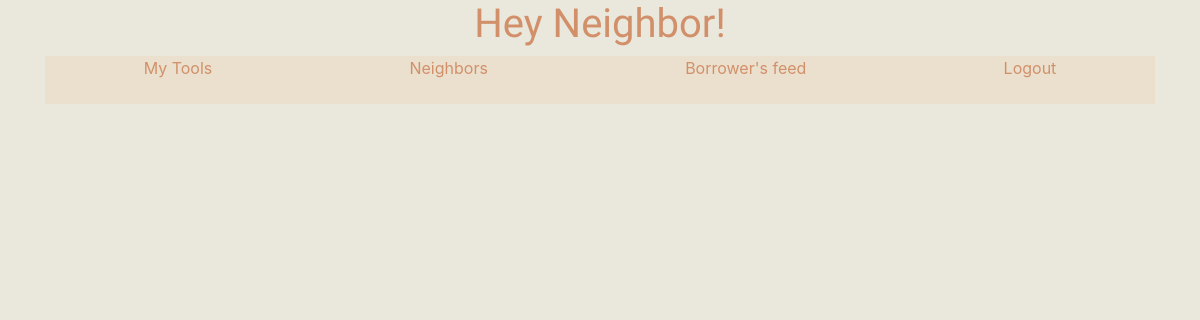
Before: /borrower_feed/ (signed in) with the older database file.
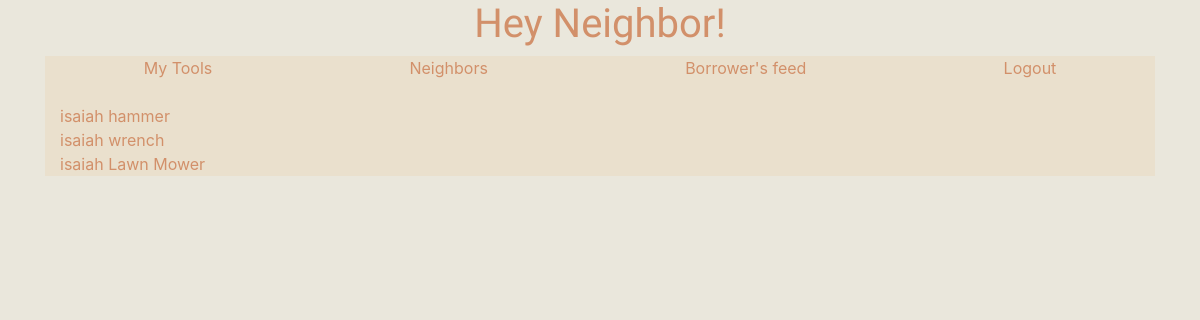
After: the same page with the newer database file.
### tools/models.py (models this page shows)
class Tool(models.Model):
    HAND_TOOL = "HAND TOOL"
    GARDEN_TOOL = "GARDEN TOOL"
    POWER_TOOL = "POWER TOOL"
    Type_Choices = [
        (HAND_TOOL,"Hand Tool"),
        (GARDEN_TOOL, "Garden Tool"),
        (POWER_TOOL, "Power Tool"),
    ]
    name = models.CharField(max_length=255)
    type = models.CharField(max_length=255, choices=Type_Choices, default=HAND_TOOL)
    owner = models.ForeignKey(User, on_delete=models.CASCADE)
    is_available = models.BooleanField(default=False)

### tools/views.py (the view)
# urls.py: path("borrower_feed/", views.BorrowerView.as_view(), name="borrower_feed"),
class BorrowerView(LoginRequiredMixin,generic.ListView):
    model = Tool
    template_name = "tools/borrower.html"
    context_object_name = "borrower_list"
    def get_queryset(self):
        return Tool.objects.all()

### tools/templates/tools/borrower.html
{% extends "tools/base.html" %}
{% block content %}
<ul class="font lists">
    {% for tool in borrower_list %}
    <li>
        {{tool.owner}}
        {{tool.name}}
    </li>
    {% endfor %}
</ul>
{% endblock %}

Changed rows visible on the page:
added Tool: owner "isaiah", name "hammer"
added Tool: owner "isaiah", name "wrench"
added Tool: owner "isaiah", name "Lawn Mower"
